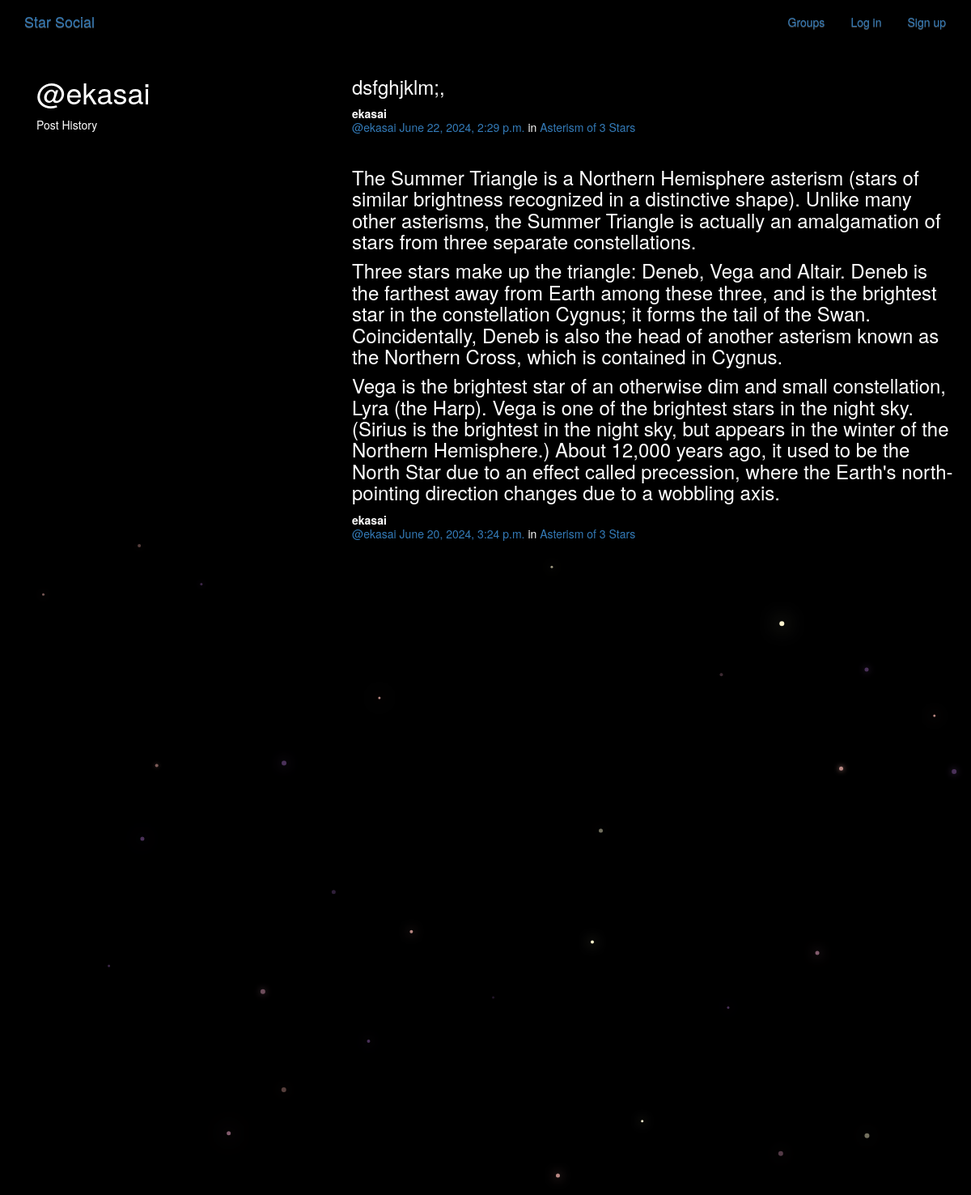
Screenshot of /posts/by/ekasai/ with the database file from the repository.
### posts/models.py (models this page shows, shortened)
class Post(models.Model):
    user = models.ForeignKey(User, related_name="posts", on_delete=models.CASCADE)
    created_at = models.DateTimeField(auto_now=True)
    message = models.TextField()
    message_html = models.TextField(editable=False)
    group = models.ForeignKey(Group, related_name="posts", null=True, blank=True, on_delete=models.CASCADE)
    class Meta:
        ordering = ["-created_at"]
        unique_together = ["user", "message"]

### groups/models.py (models this page shows, shortened)
class Group(models.Model):
    name = models.CharField(max_length=255, unique=True)
    slug = models.SlugField(allow_unicode=True, unique=True)
    description = models.TextField(blank=True, default='')
    description_html = models.TextField(editable=False, default='', blank=True)
    members = models.ManyToManyField(User, through="GroupMember")
    class Meta:
        ordering = ["name"]

### posts/views.py (the view)
# urls.py: path('by/<str:username>/', views.UserPosts.as_view(), name='for_user'),
class UserPosts(generic.ListView):
    model = models.Post
    template_name = "posts/user_post_list.html"
    def get_queryset(self):
        try:
            self.post_user = User.objects.prefetch_related("posts").get(
                username__iexact=self.kwargs.get("username")
            )
        except User.DoesNotExist:
            raise Http404
        else:
            return self.post_user.posts.all()
    def get_context_data(self, **kwargs):
        context = super().get_context_data(**kwargs)
        context["post_user"] = self.post_user
        return context

### posts/templates/posts/user_post_list.html
{% extends "posts/post_base.html" %}
{% block prepost %}
<div class="col-md-4">
	<h1>@{{ post_user.username }}</h1>
	<p>Post History</p>
</div>
{% endblock %}
{% block post_content %}
<div class="col-md-8">
	{% for post in post_list %}
		{% include "posts/_post.html" %}
	{% endfor %}
</div>
{% endblock %}

### posts/templates/posts/_post.html (shortened to what this page needs)
<div class="post media">
	<h3>{{ post.message_html|safe }}</h3>
	<div class="media-body">
		<strong>{{ post.user.username }}</strong>
		<h5 class="media-heading">
			<span class="username"><a href="{% url 'posts:for_user' username=post.user.username %}">@{{ post.user.username }}</a></span>
			<time class="time"><a href="{% url 'posts:single' username=post.user.username pk=post.pk %}">{{ post.created_at }}</a></time>
			{% if post.group %}
			<span class="group-name">in <a href="#">{{ post.group.name }}</a></span>
			{% endif %}
		</h5>
	</div>
</div>

### static/simplesocial/css/master.css (style rules this page uses)
body { margin: 0; overflow: hidden; background-color: black; color:white; }

### rows the page displays
Post: message_html "dsfghjklm;,", user.username "ekasai", created_at "June 22, 2024, 2:29 p.m.", group.name "Asterism of 3 Stars"
Post: message_html "The Summer Triangle is a Northern Hemisphere asterism (stars of similar brightness recognized in a distinctive shape). Unlike many other asterisms, the Summer Triangle is actually an amalgamation of stars from three separate constellations. Three stars make up the triangle: Deneb, Vega and Altair. Deneb is the farthest away from Earth among these three, and is the brightest star in the constellation Cygnus; it forms the tail of the Swan. Coincidentally, Deneb is also the head of another asterism known as the Northern Cross, which is contained in Cygnus. Vega is the brightest star of an otherwise dim and small constellation, Lyra (the Harp). Vega is one of the brightest stars in the night…", user.username "ekasai", created_at "June 20, 2024, 3:24 p.m.", group.name "Asterism of 3 Stars"

### other values shown
{{ post_user.username }} "ekasai"
